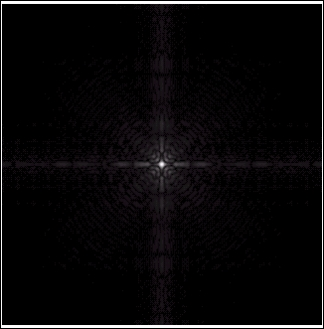
#> input picture 28-Aug/fourierspectrum.jpg, 324 x 329 px, found by its file name
$ python Log_Transformation.py
#> lines starting #> are read from the running program, lines starting #| are printed output that depends on the picture
import cv2
import matplotlib.pyplot as plt
import math
import numpy as np
#this type of processing is suited for expanding dark pixels while compressing higher pixels

# Read an image
image = cv2.imread(r'C:\Users\aryan\OneDrive - st.niituniversity.in\DIP\28-Aug\fourierspectrum.jpg')
#> image is the input picture: shape (329, 324, 3); mean B, G, R 10, 9.1, 10.2
plt.imshow(image)
plt.show()

# Apply log transformation method
c = 255 / np.log(1 + np.max(image))
#> c = 45.99
log_image = c * (np.log(image + 1))
#> log_image: shape (329, 324, 3) float16; 1.19% of the values are NaN or infinite; the others: min 0, max 255, mean 36.59

# Specify the data type so that
# float value will be converted to int
log_image = np.array(log_image, dtype = np.uint8)
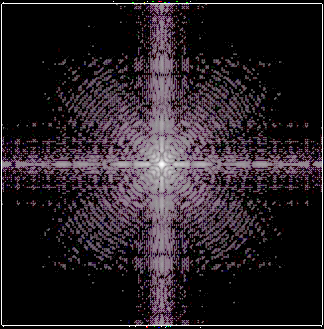
#> log_image: shape (329, 324, 3); mean B, G, R 37.2, 31.6, 39.2

# Display both images
plt.imshow(image)
plt.show()
plt.imshow(log_image)
plt.show()
